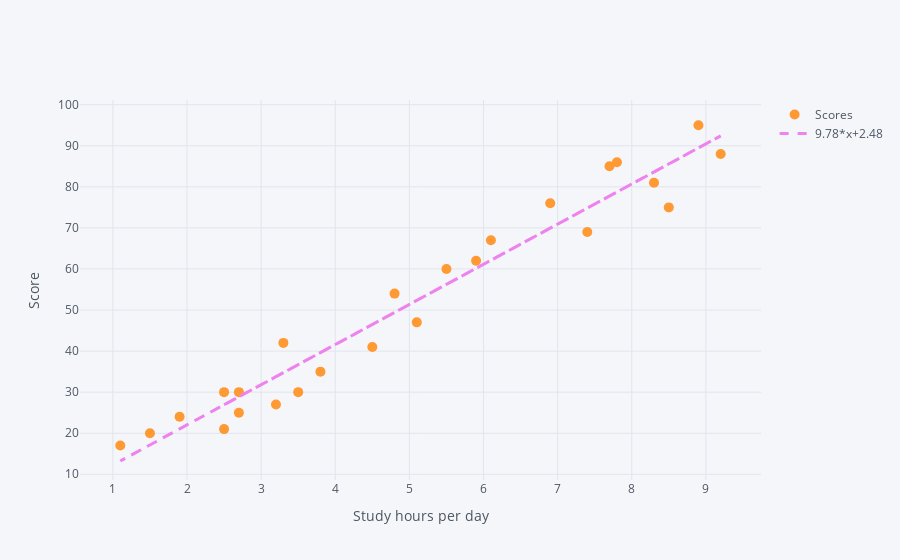

Notebook code for this chart:
### Markdown cell above
### Creating a cufflinks scatter plot with line of best fit to check if there is any correlation between Hours and Scores.

### Code cell
df.iplot(x='Hours', y='Scores', kind='scatter', mode='markers',size=10, xTitle='Study hours per day', yTitle='Score',
         bestfit='True', bestfit_colors=['violet'])

### Figure 1 — Plotly figure (JSON) as saved in the notebook; plotly's stock layout.template omitted (floating-point values rounded to 4 significant figures)
{"data": [{"line": {"color": "rgba(255, 153, 51, 1.0)", "dash": "solid", "shape": "linear", "width": 1.3}, "marker": {"size": 10, "symbol": "circle"}, "mode": "markers", "name": "Scores", "text": "", "type": "scatter", "x": [2.5, 5.1, 3.2, 8.5, 3.5, 1.5, 9.2, 5.5, 8.3, 2.7, 7.7, 5.9, 4.5, 3.3, 1.1, 8.9, 2.5, 1.9, 6.1, 7.4, 2.7, 4.8, 3.8, 6.9, 7.8], "y": [21, 47, 27, 75, 30, 20, 88, 60, 81, 25, 85, 62, 41, 42, 17, 95, 30, 24, 67, 69, 30, 54, 35, 76, 86]}, {"line": {"color": "rgba(238, 130, 238, 1.0)", "dash": "dash", "shape": "linear", "width": 3}, "mode": "lines", "name": "9.78*x+2.48", "type": "scatter", "x": [2.5, 5.1, 3.2, 8.5, 3.5, 1.5, 9.2, 5.5, 8.3, 2.7, 7.7, 5.9, 4.5, 3.3, 1.1, 8.9, 2.5, 1.9, 6.1, 7.4, 2.7, 4.8, 3.8, 6.9, 7.8], "y": [26.92, 52.34, 33.77, 85.58, 36.7, 17.15, 92.42, 56.25, 83.62, 28.88, 77.76, 60.16, 46.47, 34.74, 13.24, 89.49, 26.92, 21.06, 62.12, 74.82, 28.88, 49.41, 39.63, 69.94, 78.73]}], "layout": {"legend": {"bgcolor": "#F5F6F9", "font": {"color": "#4D5663"}}, "paper_bgcolor": "#F5F6F9", "plot_bgcolor": "#F5F6F9", "title": {"font": {"color": "#4D5663"}}, "xaxis": {"gridcolor": "#E1E5ED", "showgrid": true, "tickfont": {"color": "#4D5663"}, "title": {"font": {"color": "#4D5663"}, "text": "Study hours per day"}, "zerolinecolor": "#E1E5ED"}, "yaxis": {"gridcolor": "#E1E5ED", "showgrid": true, "tickfont": {"color": "#4D5663"}, "title": {"font": {"color": "#4D5663"}, "text": "Score"}, "zerolinecolor": "#E1E5ED"}}}
